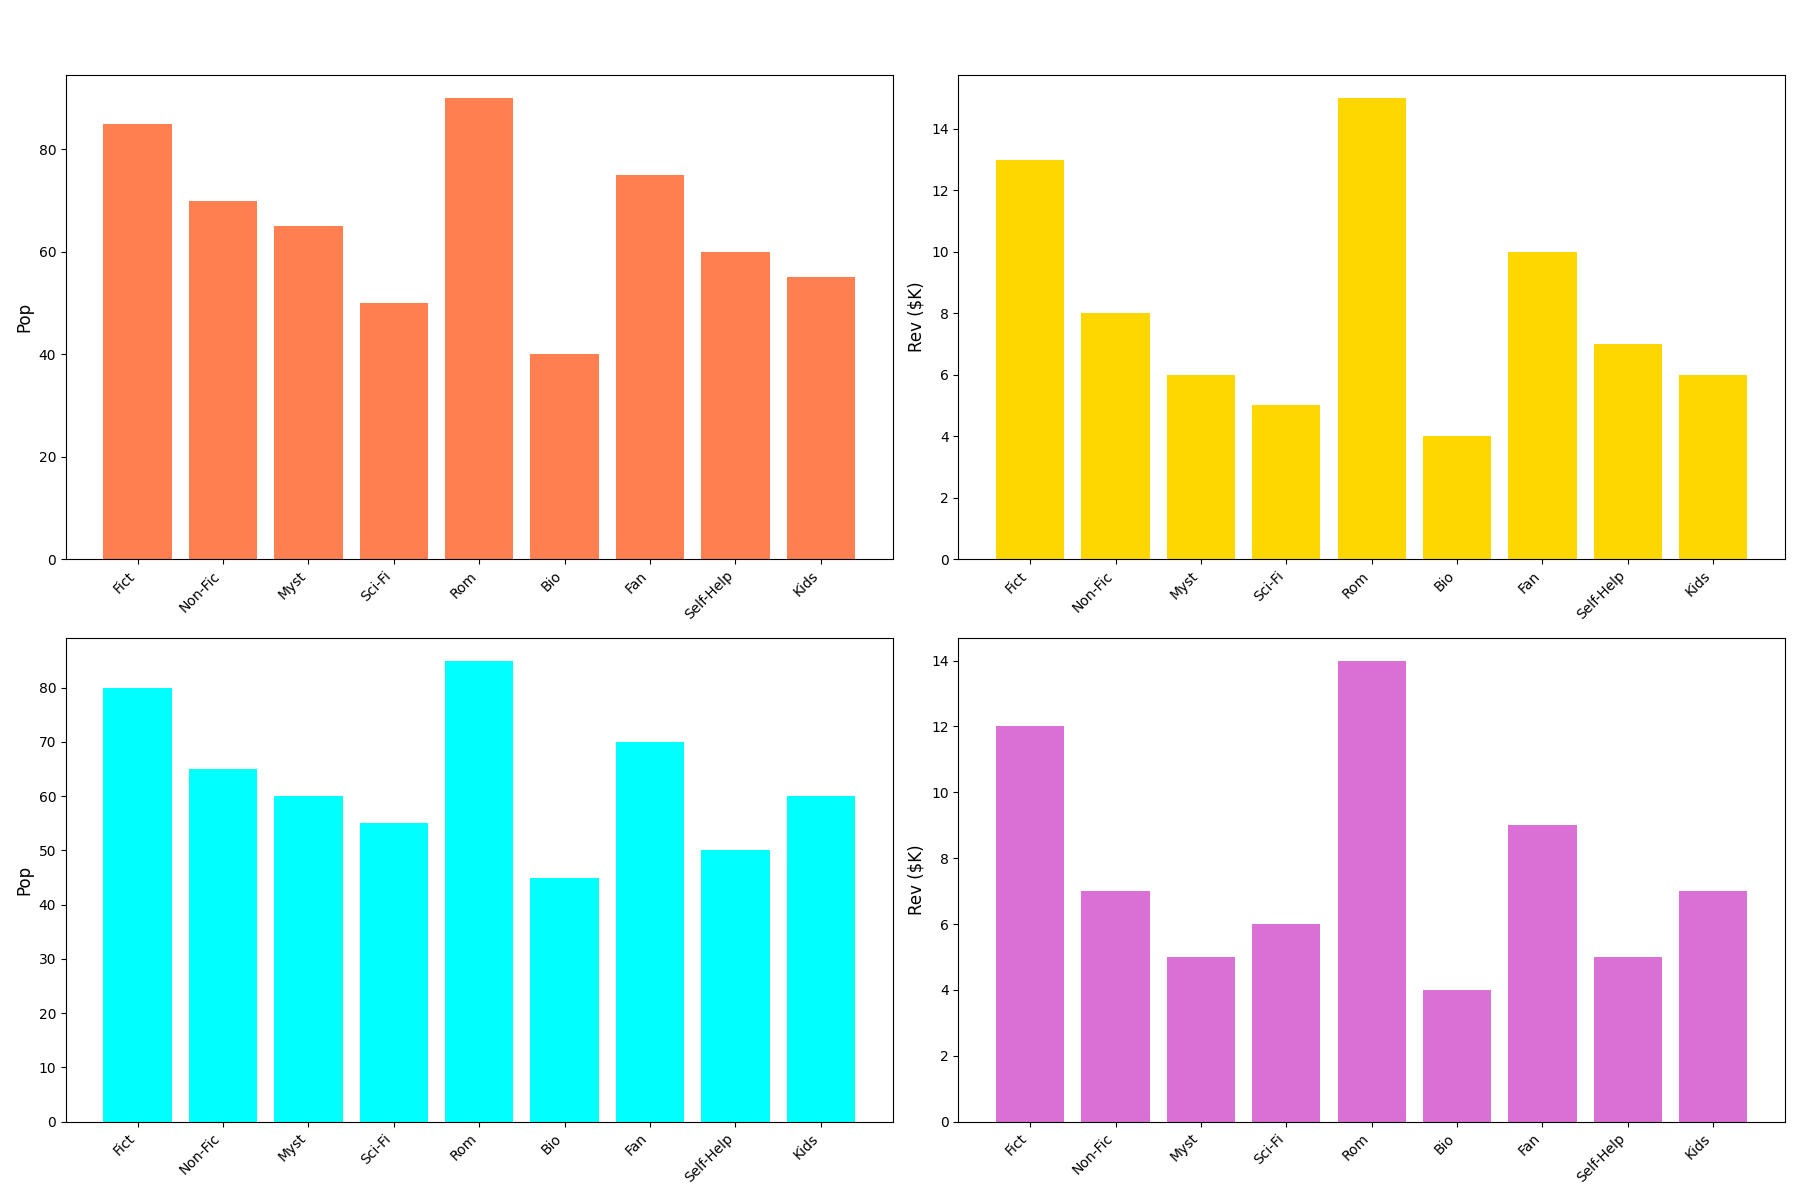

Here is the Python script that generated this plot:
import matplotlib.pyplot as plt
import numpy as np

genres = ['Fict', 'Non-Fic', 'Myst', 'Sci-Fi', 'Rom', 'Bio', 'Fan', 'Self-Help', 'Kids']

popularity_downtown = [85, 70, 65, 50, 90, 40, 75, 60, 55]
monthly_revenue_downtown = [13, 8, 6, 5, 15, 4, 10, 7, 6]
popularity_uptown = [80, 65, 60, 55, 85, 45, 70, 50, 60]
monthly_revenue_uptown = [12, 7, 5, 6, 14, 4, 9, 5, 7]

fig, axes = plt.subplots(2, 2, figsize=(18, 12))

# Changed colors from 'skyblue' to new colors for downtown
axes[0, 0].bar(genres, popularity_downtown, color='coral')
axes[0, 0].set_ylabel('Pop', fontsize=12)
axes[0, 0].set_xticklabels(genres, rotation=45, ha='right')

axes[0, 1].bar(genres, monthly_revenue_downtown, color='gold')
axes[0, 1].set_ylabel('Rev ($K)', fontsize=12)
axes[0, 1].set_xticklabels(genres, rotation=45, ha='right')

# Changed colors from 'lightgreen' to new colors for uptown
axes[1, 0].bar(genres, popularity_uptown, color='cyan')
axes[1, 0].set_ylabel('Pop', fontsize=12)
axes[1, 0].set_xticklabels(genres, rotation=45, ha='right')

axes[1, 1].bar(genres, monthly_revenue_uptown, color='orchid')
axes[1, 1].set_ylabel('Rev ($K)', fontsize=12)
axes[1, 1].set_xticklabels(genres, rotation=45, ha='right')

plt.tight_layout(rect=[0, 0, 1, 0.95])
plt.show()
